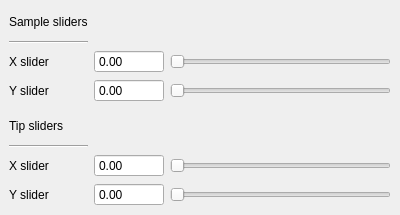
  <widget class="QDockWidget" name="dockWidget">
   <property name="sizePolicy">
    <sizepolicy hsizetype="Maximum" vsizetype="Minimum">
     <horstretch>0</horstretch>
     <verstretch>0</verstretch>
    </sizepolicy>
   </property>
   <property name="minimumSize">
    <size>
     <width>400</width>
     <height>215</height>
    </size>
   </property>
   <property name="maximumSize">
    <size>
     <width>700</width>
     <height>524287</height>
    </size>
   </property>
   <property name="windowTitle">
    <string>Cursor sliders</string>
   </property>
   <attribute name="dockWidgetArea">
    <number>2</number>
   </attribute>
   <widget class="QWidget" name="dockWidgetContents_6">
    <layout class="QGridLayout" name="gridLayout_13">
     <item row="1" column="0">
      <layout class="QGridLayout" name="gridLayout_12">
       <item row="5" column="0">
        <widget class="QLabel" name="label_19">
         <property name="text">
          <string>Tip sliders</string>
         </property>
        </widget>
       </item>
       <item row="6" column="0">
        <widget class="Line" name="line_3">
         <property name="orientation">
          <enum>Qt::Horizontal</enum>
         </property>
        </widget>
       </item>
       <item row="2" column="0">
        <widget class="QLabel" name="label_17">
         <property name="text">
          <string>X slider</string>
         </property>
        </widget>
       </item>
       <item row="8" column="1">
        <widget class="ScienDSpinBox" name="tipYSliderSpinBox">
         <property name="maximumSize">
          <size>
           <width>70</width>
           <height>16777215</height>
          </size>
         </property>
         <property name="buttonSymbols">
          <enum>QAbstractSpinBox::NoButtons</enum>
         </property>
        </widget>
       </item>
       <item row="1" column="0">
        <widget class="Line" name="line_2">
         <property name="orientation">
          <enum>Qt::Horizontal</enum>
         </property>
        </widget>
       </item>
       <item row="0" column="0">
        <widget class="QLabel" name="label_6">
         <property name="text">
          <string>Sample sliders</string>
         </property>
        </widget>
       </item>
       <item row="3" column="1">
        <widget class="ScienDSpinBox" name="sampleYSliderSpinBox">
         <property name="sizePolicy">
          <sizepolicy hsizetype="Fixed" vsizetype="Minimum">
           <horstretch>0</horstretch>
           <verstretch>0</verstretch>
          </sizepolicy>
         </property>
         <property name="maximumSize">
          <size>
           <width>70</width>
           <height>16777215</height>
          </size>
         </property>
         <property name="buttonSymbols">
          <enum>QAbstractSpinBox::NoButtons</enum>
         </property>
        </widget>
       </item>
       <item row="8" column="0">
        <widget class="QLabel" name="label_21">
         <property name="text">
          <string>Y slider</string>
         </property>
        </widget>
       </item>
       <item row="7" column="1">
        <widget class="ScienDSpinBox" name="tipXSliderSpinBox">
         <property name="sizePolicy">
          <sizepolicy hsizetype="Fixed" vsizetype="Minimum">
           <horstretch>0</horstretch>
           <verstretch>0</verstretch>
          </sizepolicy>
         </property>
         <property name="minimumSize">
          <size>
           <width>70</width>
           <height>0</height>
          </size>
         </property>
         <property name="maximumSize">
          <size>
           <width>70</width>
           <height>16777215</height>
          </size>
         </property>
         <property name="buttonSymbols">
          <enum>QAbstractSpinBox::NoButtons</enum>
         </property>
        </widget>
       </item>
       <item row="2" column="1">
        <widget class="ScienDSpinBox" name="sampleXSliderSpinBox">
         <property name="sizePolicy">
          <sizepolicy hsizetype="Fixed" vsizetype="Minimum">
           <horstretch>0</horstretch>
           <verstretch>0</verstretch>
          </sizepolicy>
         </property>
         <property name="maximumSize">
          <size>
           <width>70</width>
           <height>16777215</height>
          </size>
         </property>
         <property name="buttonSymbols">
          <enum>QAbstractSpinBox::NoButtons</enum>
         </property>
        </widget>
       </item>
       <item row="3" column="0">
        <widget class="QLabel" name="label_18">
         <property name="text">
          <string>Y slider</string>
         </property>
        </widget>
       </item>
       <item row="3" column="2">
        <widget class="QSlider" name="sampleYSlider">
         <property name="maximum">
          <number>1000</number>
         </property>
         <property name="orientation">
          <enum>Qt::Horizontal</enum>
         </property>
        </widget>
       </item>
       <item row="7" column="0">
        <widget class="QLabel" name="label_20">
         <property name="text">
          <string>X slider</string>
         </property>
        </widget>
       </item>
       <item row="2" column="2">
        <widget class="QSlider" name="sampleXSlider">
         <property name="minimum">
          <number>0</number>
         </property>
         <property name="maximum">
          <number>1000</number>
         </property>
         <property name="value">
          <number>0</number>
         </property>
         <property name="orientation">
          <enum>Qt::Horizontal</enum>
         </property>
        </widget>
       </item>
       <item row="7" column="2">
        <widget class="QSlider" name="tipXSlider">
         <property name="maximum">
          <number>1000</number>
         </property>
         <property name="orientation">
          <enum>Qt::Horizontal</enum>
         </property>
        </widget>
       </item>
       <item row="4" column="0">
        <spacer name="verticalSpacer_2">
         <property name="orientation">
          <enum>Qt::Vertical</enum>
         </property>
         <property name="sizeType">
          <enum>QSizePolicy::Fixed</enum>
         </property>
         <property name="sizeHint" stdset="0">
          <size>
           <width>20</width>
           <height>5</height>
          </size>
         </property>
        </spacer>
       </item>
       <item row="8" column="2">
        <widget class="QSlider" name="tipYSlider">
         <property name="maximum">
          <number>1000</number>
         </property>
         <property name="orientation">
          <enum>Qt::Horizontal</enum>
         </property>
        </widget>
       </item>
      </layout>
     </item>
    </layout>
   </widget>
  </widget>
